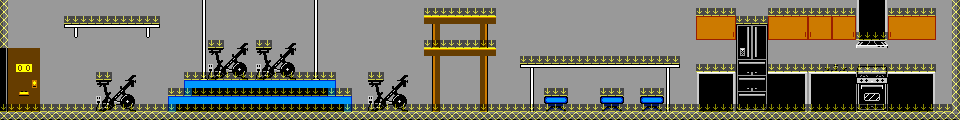

Tiled map render using the project's own tile images. Description and the map definition, with tile-layer contents summarised, below:
An orthogonal 120x15 tile map with 8x8 px tiles, 5 tile layers (pal3, pal2, pal1, pal0, ...), 5 tilesets.

<map version="1.9" tiledversion="1.9.2" orientation="orthogonal" renderorder="right-down" width="120" height="15" tilewidth="8" tileheight="8" infinite="0" nextlayerid="6" nextobjectid="1">
 <editorsettings>
  <export format="csv" />
 </editorsettings>
 <tileset firstgid="1" source="../condo_tiles_bw.tsx" />
 <tileset firstgid="257" source="../condo_0.tsx" />
 <tileset firstgid="513" source="../condo_plat.tsx" />
 <tileset firstgid="769" source="../condo_1.tsx" />
 <tileset firstgid="1025" source="../condo_tiles_blue.tsx" />
 <layer id="2" name="pal3" width="120" height="15">
  <data>[1800 cells, 1800 non-empty, 89 distinct tile ids]</data>
 </layer>
 <layer id="1" name="pal2" width="120" height="15">
  <data>[1800 cells, 0 non-empty, 0 distinct tile ids]</data>
 </layer>
 <layer id="3" name="pal1" width="120" height="15">
  <data>[1800 cells, 114 non-empty, 17 distinct tile ids]</data>
 </layer>
 <layer id="4" name="pal0" width="120" height="15">
  <data>[1800 cells, 88 non-empty, 14 distinct tile ids]</data>
 </layer>
 <layer id="5" name="platform" width="120" height="15" opacity="0.53">
  <data>[1800 cells, 424 non-empty, 2 distinct tile ids]</data>
 </layer>
</map>